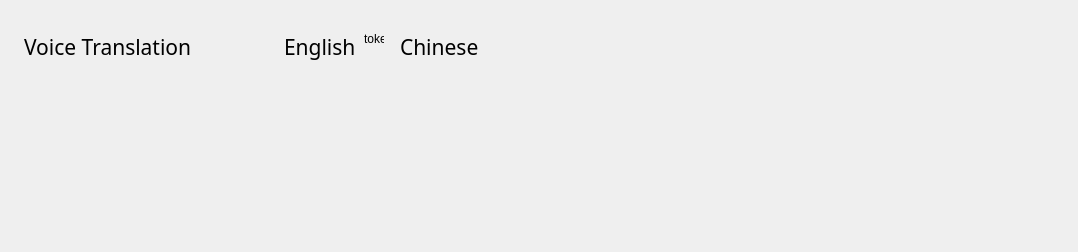
<?xml version="1.0" encoding="UTF-8"?>
<ui version="4.0">
 <class>translateMain</class>
 <widget class="QWidget" name="translateMain">
  <property name="geometry">
   <rect>
    <x>0</x>
    <y>0</y>
    <width>1078</width>
    <height>252</height>
   </rect>
  </property>
  <property name="sizePolicy">
   <sizepolicy hsizetype="Fixed" vsizetype="Preferred">
    <horstretch>0</horstretch>
    <verstretch>0</verstretch>
   </sizepolicy>
  </property>
  <property name="windowTitle">
   <string>Form</string>
  </property>
  <widget class="QLabel" name="label">
   <property name="geometry">
    <rect>
     <x>24</x>
     <y>32</y>
     <width>181</width>
     <height>31</height>
    </rect>
   </property>
   <property name="font">
    <font>
     <family>微软雅黑</family>
     <pointsize>16</pointsize>
    </font>
   </property>
   <property name="text">
    <string>Voice Translation</string>
   </property>
   <property name="alignment">
    <set>Qt::AlignLeading|Qt::AlignLeft|Qt::AlignTop</set>
   </property>
  </widget>
  <widget class="QLabel" name="srcLabel">
   <property name="geometry">
    <rect>
     <x>284</x>
     <y>32</y>
     <width>81</width>
     <height>31</height>
    </rect>
   </property>
   <property name="sizePolicy">
    <sizepolicy hsizetype="Fixed" vsizetype="Fixed">
     <horstretch>0</horstretch>
     <verstretch>0</verstretch>
    </sizepolicy>
   </property>
   <property name="font">
    <font>
     <family>微软雅黑</family>
     <pointsize>16</pointsize>
    </font>
   </property>
   <property name="text">
    <string>English</string>
   </property>
   <property name="alignment">
    <set>Qt::AlignLeading|Qt::AlignLeft|Qt::AlignTop</set>
   </property>
  </widget>
  <widget class="QLabel" name="imgLabel">
   <property name="geometry">
    <rect>
     <x>364</x>
     <y>32</y>
     <width>20</width>
     <height>20</height>
    </rect>
   </property>
   <property name="text">
    <string>token</string>
   </property>
   <property name="alignment">
    <set>Qt::AlignLeading|Qt::AlignLeft|Qt::AlignTop</set>
   </property>
  </widget>
  <widget class="QLabel" name="destLabel">
   <property name="geometry">
    <rect>
     <x>400</x>
     <y>32</y>
     <width>91</width>
     <height>31</height>
    </rect>
   </property>
   <property name="sizePolicy">
    <sizepolicy hsizetype="Fixed" vsizetype="Fixed">
     <horstretch>0</horstretch>
     <verstretch>0</verstretch>
    </sizepolicy>
   </property>
   <property name="font">
    <font>
     <family>微软雅黑</family>
     <pointsize>16</pointsize>
    </font>
   </property>
   <property name="text">
    <string>Chinese</string>
   </property>
   <property name="alignment">
    <set>Qt::AlignLeading|Qt::AlignLeft|Qt::AlignTop</set>
   </property>
  </widget>
  <widget class="QWidget" name="SoundWidget" native="true">
   <property name="geometry">
    <rect>
     <x>502</x>
     <y>32</y>
     <width>271</width>
     <height>36</height>
    </rect>
   </property>
  </widget>
  <widget class="QWidget" name="stopBtn" native="true">
   <property name="geometry">
    <rect>
     <x>790</x>
     <y>32</y>
     <width>56</width>
     <height>20</height>
    </rect>
   </property>
  </widget>
  <widget class="QPushButton" name="lockButton">
   <property name="geometry">
    <rect>
     <x>862</x>
     <y>26</y>
     <width>32</width>
     <height>32</height>
    </rect>
   </property>
   <property name="sizePolicy">
    <sizepolicy hsizetype="Fixed" vsizetype="Fixed">
     <horstretch>0</horstretch>
     <verstretch>0</verstretch>
    </sizepolicy>
   </property>
   <property name="text">
    <string/>
   </property>
   <property name="iconSize">
    <size>
     <width>32</width>
     <height>32</height>
    </size>
   </property>
   <property name="flat">
    <bool>true</bool>
   </property>
  </widget>
  <widget class="QPushButton" name="minBtn">
   <property name="geometry">
    <rect>
     <x>982</x>
     <y>26</y>
     <width>32</width>
     <height>32</height>
    </rect>
   </property>
   <property name="sizePolicy">
    <sizepolicy hsizetype="Fixed" vsizetype="Fixed">
     <horstretch>0</horstretch>
     <verstretch>0</verstretch>
    </sizepolicy>
   </property>
   <property name="text">
    <string/>
   </property>
   <property name="iconSize">
    <size>
     <width>32</width>
     <height>32</height>
    </size>
   </property>
   <property name="flat">
    <bool>true</bool>
   </property>
  </widget>
  <widget class="QPushButton" name="closeBtn">
   <property name="geometry">
    <rect>
     <x>1022</x>
     <y>26</y>
     <width>32</width>
     <height>32</height>
    </rect>
   </property>
   <property name="sizePolicy">
    <sizepolicy hsizetype="Fixed" vsizetype="Fixed">
     <horstretch>0</horstretch>
     <verstretch>0</verstretch>
    </sizepolicy>
   </property>
   <property name="text">
    <string/>
   </property>
   <property name="iconSize">
    <size>
     <width>32</width>
     <height>32</height>
    </size>
   </property>
   <property name="flat">
    <bool>true</bool>
   </property>
  </widget>
  <widget class="WSubtitleAutoScroll" name="subtitleWidget" native="true">
   <property name="geometry">
    <rect>
     <x>24</x>
     <y>76</y>
     <width>1030</width>
     <height>171</height>
    </rect>
   </property>
   <property name="font">
    <font>
     <family>微软雅黑</family>
     <pointsize>16</pointsize>
    </font>
   </property>
  </widget>
 </widget>
 <customwidgets>
  <customwidget>
   <class>WSubtitleAutoScroll</class>
   <extends>QWidget</extends>
   <header location="global">wsubtitle.h</header>
   <container>1</container>
  </customwidget>
 </customwidgets>
 <resources/>
 <connections/>
</ui>
